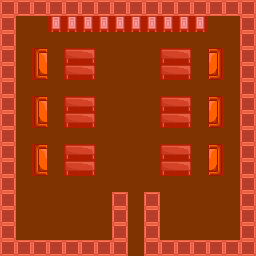

A 2D game scene composited from a Tiled map and its tileset images. What follows is a short description and the map's XML, with each tile layer's data collapsed to a summary:
An orthogonal 16x16 tile map with 16x16 px tiles, 3 tile layers (bg, misc, collision).

<map version="1.0" orientation="orthogonal" width="16" height="16" tilewidth="16" tileheight="16">
 <tileset firstgid="1" name="maps" tilewidth="16" tileheight="16">
  <image source="../gfx/maps.png" width="128" height="128" />
 </tileset>
 <layer name="bg" width="16" height="16">
  <data>[256 cells, 256 non-empty, 2 distinct tile ids]</data>
 </layer>
 <layer name="misc" width="16" height="16">
  <data>[256 cells, 46 non-empty, 7 distinct tile ids]</data>
 </layer>
 <layer name="collision" width="16" height="16" opacity="0.4">
  <data>[256 cells, 111 non-empty, 1 distinct tile ids]</data>
 </layer>
</map>
